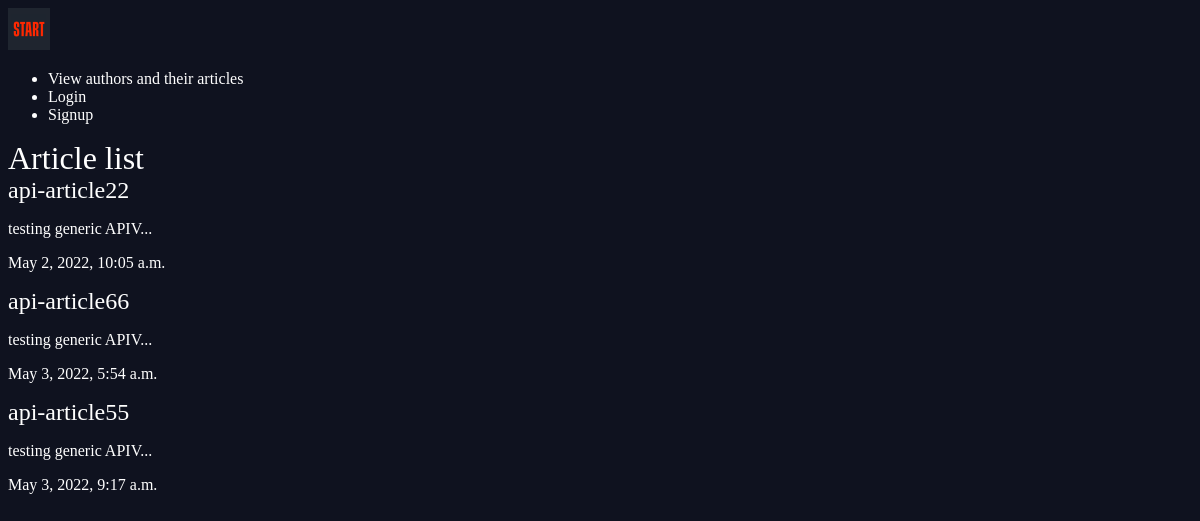
The app's page /articles/ with its own data.
### articles/models.py (models this page shows, shortened)
class Article (models.Model):
    id = models.BigAutoField(primary_key=True)
    title = models.CharField(max_length=100)
    slug = models.SlugField()
    body = models.TextField()
    date = models.DateTimeField(auto_now_add=True)
    thumb = models.ImageField(default="default.png", blank=True)
    author = models.ForeignKey(User, default=None, on_delete=models.SET_NULL, null=True)
    def snippet(self):
        return self.body[:20] + "..."

### articles/views.py (the view)
# urls.py: path(r'', views.article_list, name='list'),
def article_list(request):
    articles = Article.objects.all().order_by("date")
    return render(request, "articles/article_list.html", { 'articles': articles})

### articles/templates/articles/article_list.html
{% extends 'base_layout.html' %}
{% block content %}
        <h1> Article list </h1>
        <div class="articles">
        {% for article in articles %}
        <div class="article">
            <h2> <a href="{% url 'articles:detail' slug=article.slug %}"> {{article.title}} </a> </h2>
            <p>{{article.snippet}}</p>
            <p>{{article.date}}</p>
        </div>
        {%endfor%}
    </div>
{% endblock %}

### assets/styles.css (style rules this page uses)
body { background-color: #0f121f; background-image:url(); background-repeat: no-repeat; color: #fff; }
body * { font-family: Ubuntu; }
h1, h2, h3, h4, h5 { font-weight: normal; margin: 0; }
a, a:hover, a:visited { color: #fff; text-decoration: none; }

### records on screen
Article: title "api-article22", snippet "testing generic APIV...", date "May 2, 2022, 10:05 a.m."
Article: title "api-article66", snippet "testing generic APIV...", date "May 3, 2022, 5:54 a.m."
Article: title "api-article55", snippet "testing generic APIV...", date "May 3, 2022, 9:17 a.m."
